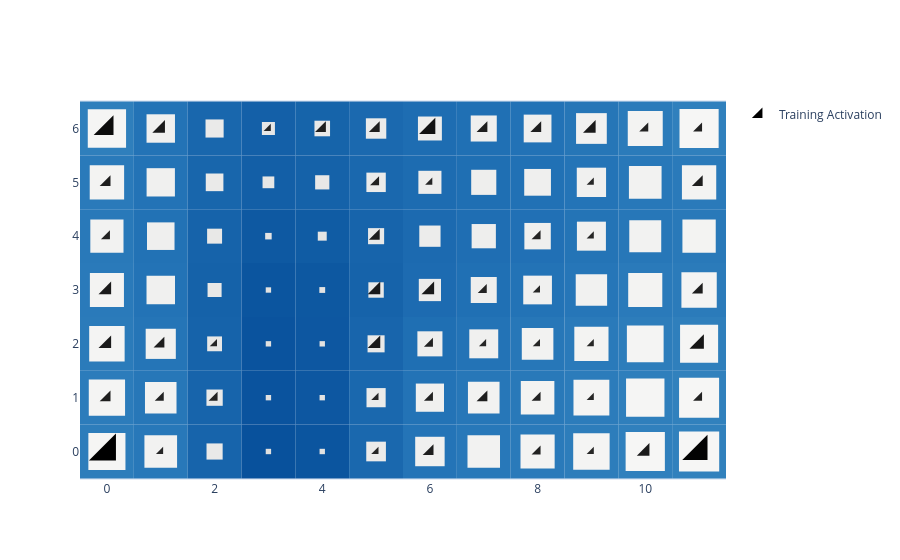

Write notebook code for a chart like this one.
### Code cell
basin.pond(style_name="iceflock") \
    .pad_layer() \
    .petal_layer() \
    .visualize();

### Figure 1 — Plotly figure (JSON) as saved in the notebook; plotly's stock layout.template omitted (floating-point values rounded to 4 significant figures)
{"data": [{"marker": {"color": [12, 1, 1, 3, 2, 1, 4, 11, 3, 2, 2, 1, 2, 3, 2, 1, 2, 4, 3, 1, 4, 2, 1, 1, 1, 5, 4, 4, 4, 2, 1, 3, 2, 3, 2, 1, 3, 2, 1, 1, 3, 8, 4, 1, 3, 3, 6, 3, 3, 4, 2, 2], "colorscale": [[0.0, "rgb(38, 38, 38)"], [0.5, "rgb(16, 16, 16)"], [1.0, "rgb(0, 0, 0)"]], "line": {"width": 0}, "opacity": 1, "size": [30.0, 8.0, 8.0, 12.0, 10.0, 8.0, 14.0, 28.0, 12.0, 10.0, 10.0, 8.0, 10.0, 12.0, 10.0, 8.0, 10.0, 14.0, 12.0, 8.0, 14.0, 10.0, 8.0, 8.0, 8.0, 16.0, 14.0, 14.0, 14.0, 10.0, 8.0, 12.0, 10.0, 12.0, 10.0, 8.0, 12.0, 10.0, 8.0, 8.0, 12.0, 22.0, 14.0, 8.0, 12.0, 12.0, 18.0, 12.0, 12.0, 14.0, 10.0, 10.0], "symbol": "triangle-se"}, "mode": "markers", "name": "Training Activation", "x": [0, 1, 5, 6, 8, 9, 10, 11, 0, 1, 2, 5, 6, 7, 8, 9, 11, 0, 1, 2, 5, 6, 7, 8, 9, 11, 0, 5, 6, 7, 8, 11, 0, 5, 8, 9, 0, 5, 6, 9, 11, 0, 1, 3, 4, 5, 6, 7, 8, 9, 10, 11], "y": [0, 0, 0, 0, 0, 0, 0, 0, 1, 1, 1, 1, 1, 1, 1, 1, 1, 2, 2, 2, 2, 2, 2, 2, 2, 2, 3, 3, 3, 3, 3, 3, 4, 4, 4, 4, 5, 5, 5, 5, 5, 6, 6, 6, 6, 6, 6, 6, 6, 6, 6, 6], "type": "scatter"}], "layout": {"shapes": [{"fillcolor": "rgb(45, 125, 187)", "layer": "between", "line": {"width": 0}, "type": "rect", "x0": -0.5, "x1": 0.5, "xref": "x", "y0": -0.5, "y1": 0.5, "yref": "y"}, {"fillcolor": "rgb(40, 120, 185)", "layer": "between", "line": {"width": 0}, "type": "rect", "x0": 0.5, "x1": 1.5, "xref": "x", "y0": -0.5, "y1": 0.5, "yref": "y"}, {"fillcolor": "rgb(23, 100, 171)", "layer": "between", "line": {"width": 0}, "type": "rect", "x0": 1.5, "x1": 2.5, "xref": "x", "y0": -0.5, "y1": 0.5, "yref": "y"}, {"fillcolor": "rgb(8, 81, 156)", "layer": "between", "line": {"width": 0}, "type": "rect", "x0": 2.5, "x1": 3.5, "xref": "x", "y0": -0.5, "y1": 0.5, "yref": "y"}, {"fillcolor": "rgb(11, 85, 159)", "layer": "between", "line": {"width": 0}, "type": "rect", "x0": 3.5, "x1": 4.5, "xref": "x", "y0": -0.5, "y1": 0.5, "yref": "y"}, {"fillcolor": "rgb(26, 104, 174)", "layer": "between", "line": {"width": 0}, "type": "rect", "x0": 4.5, "x1": 5.5, "xref": "x", "y0": -0.5, "y1": 0.5, "yref": "y"}, {"fillcolor": "rgb(36, 116, 183)", "layer": "between", "line": {"width": 0}, "type": "rect", "x0": 5.5, "x1": 6.5, "xref": "x", "y0": -0.5, "y1": 0.5, "yref": "y"}, {"fillcolor": "rgb(40, 120, 185)", "layer": "between", "line": {"width": 0}, "type": "rect", "x0": 6.5, "x1": 7.5, "xref": "x", "y0": -0.5, "y1": 0.5, "yref": "y"}, {"fillcolor": "rgb(42, 122, 186)", "layer": "between", "line": {"width": 0}, "type": "rect", "x0": 7.5, "x1": 8.5, "xref": "x", "y0": -0.5, "y1": 0.5, "yref": "y"}, {"fillcolor": "rgb(45, 125, 187)", "layer": "between", "line": {"width": 0}, "type": "rect", "x0": 8.5, "x1": 9.5, "xref": "x", "y0": -0.5, "y1": 0.5, "yref": "y"}, {"fillcolor": "rgb(48, 128, 189)", "layer": "between", "line": {"width": 0}, "type": "rect", "x0": 9.5, "x1": 10.5, "xref": "x", "y0": -0.5, "y1": 0.5, "yref": "y"}, {"fillcolor": "rgb(49, 129, 189)", "layer": "between", "line": {"width": 0}, "type": "rect", "x0": 10.5, "x1": 11.5, "xref": "x", "y0": -0.5, "y1": 0.5, "yref": "y"}, {"fillcolor": "rgb(44, 124, 187)", "layer": "between", "line": {"width": 0}, "type": "rect", "x0": -0.5, "x1": 0.5, "xref": "x", "y0": 0.5, "y1": 1.5, "yref": "y"}, {"fillcolor": "rgb(39, 119, 184)", "layer": "between", "line": {"width": 0}, "type": "rect", "x0": 0.5, "x1": 1.5, "xref": "x", "y0": 0.5, "y1": 1.5, "yref": "y"}, {"fillcolor": "rgb(23, 100, 171)", "layer": "between", "line": {"width": 0}, "type": "rect", "x0": 1.5, "x1": 2.5, "xref": "x", "y0": 0.5, "y1": 1.5, "yref": "y"}, {"fillcolor": "rgb(10, 83, 158)", "layer": "between", "line": {"width": 0}, "type": "rect", "x0": 2.5, "x1": 3.5, "xref": "x", "y0": 0.5, "y1": 1.5, "yref": "y"}, {"fillcolor": "rgb(13, 87, 161)", "layer": "between", "line": {"width": 0}, "type": "rect", "x0": 3.5, "x1": 4.5, "xref": "x", "y0": 0.5, "y1": 1.5, "yref": "y"}, {"fillcolor": "rgb(26, 104, 174)", "layer": "between", "line": {"width": 0}, "type": "rect", "x0": 4.5, "x1": 5.5, "xref": "x", "y0": 0.5, "y1": 1.5, "yref": "y"}, {"fillcolor": "rgb(35, 115, 182)", "layer": "between", "line": {"width": 0}, "type": "rect", "x0": 5.5, "x1": 6.5, "xref": "x", "y0": 0.5, "y1": 1.5, "yref": "y"}, {"fillcolor": "rgb(39, 119, 184)", "layer": "between", "line": {"width": 0}, "type": "rect", "x0": 6.5, "x1": 7.5, "xref": "x", "y0": 0.5, "y1": 1.5, "yref": "y"}, {"fillcolor": "rgb(41, 121, 185)", "layer": "between", "line": {"width": 0}, "type": "rect", "x0": 7.5, "x1": 8.5, "xref": "x", "y0": 0.5, "y1": 1.5, "yref": "y"}, {"fillcolor": "rgb(44, 124, 187)", "layer": "between", "line": {"width": 0}, "type": "rect", "x0": 8.5, "x1": 9.5, "xref": "x", "y0": 0.5, "y1": 1.5, "yref": "y"}, {"fillcolor": "rgb(47, 127, 188)", "layer": "between", "line": {"width": 0}, "type": "rect", "x0": 9.5, "x1": 10.5, "xref": "x", "y0": 0.5, "y1": 1.5, "yref": "y"}, {"fillcolor": "rgb(49, 129, 189)", "layer": "between", "line": {"width": 0}, "type": "rect", "x0": 10.5, "x1": 11.5, "xref": "x", "y0": 0.5, "y1": 1.5, "yref": "y"}, {"fillcolor": "rgb(43, 123, 186)", "layer": "between", "line": {"width": 0}, "type": "rect", "x0": -0.5, "x1": 0.5, "xref": "x", "y0": 1.5, "y1": 2.5, "yref": "y"}, {"fillcolor": "rgb(37, 117, 183)", "layer": "between", "line": {"width": 0}, "type": "rect", "x0": 0.5, "x1": 1.5, "xref": "x", "y0": 1.5, "y1": 2.5, "yref": "y"}, {"fillcolor": "rgb(22, 99, 170)", "layer": "between", "line": {"width": 0}, "type": "rect", "x0": 1.5, "x1": 2.5, "xref": "x", "y0": 1.5, "y1": 2.5, "yref": "y"}, {"fillcolor": "rgb(10, 83, 158)", "layer": "between", "line": {"width": 0}, "type": "rect", "x0": 2.5, "x1": 3.5, "xref": "x", "y0": 1.5, "y1": 2.5, "yref": "y"}, {"fillcolor": "rgb(13, 87, 161)", "layer": "between", "line": {"width": 0}, "type": "rect", "x0": 3.5, "x1": 4.5, "xref": "x", "y0": 1.5, "y1": 2.5, "yref": "y"}, {"fillcolor": "rgb(24, 101, 172)", "layer": "between", "line": {"width": 0}, "type": "rect", "x0": 4.5, "x1": 5.5, "xref": "x", "y0": 1.5, "y1": 2.5, "yref": "y"}, {"fillcolor": "rgb(31, 111, 179)", "layer": "between", "line": {"width": 0}, "type": "rect", "x0": 5.5, "x1": 6.5, "xref": "x", "y0": 1.5, "y1": 2.5, "yref": "y"}, {"fillcolor": "rgb(35, 115, 182)", "layer": "between", "line": {"width": 0}, "type": "rect", "x0": 6.5, "x1": 7.5, "xref": "x", "y0": 1.5, "y1": 2.5, "yref": "y"}, {"fillcolor": "rgb(39, 119, 184)", "layer": "between", "line": {"width": 0}, "type": "rect", "x0": 7.5, "x1": 8.5, "xref": "x", "y0": 1.5, "y1": 2.5, "yref": "y"}, {"fillcolor": "rgb(42, 122, 186)", "layer": "between", "line": {"width": 0}, "type": "rect", "x0": 8.5, "x1": 9.5, "xref": "x", "y0": 1.5, "y1": 2.5, "yref": "y"}, {"fillcolor": "rgb(45, 125, 187)", "layer": "between", "line": {"width": 0}, "type": "rect", "x0": 9.5, "x1": 10.5, "xref": "x", "y0": 1.5, "y1": 2.5, "yref": "y"}, {"fillcolor": "rgb(47, 127, 188)", "layer": "between", "line": {"width": 0}, "type": "rect", "x0": 10.5, "x1": 11.5, "xref": "x", "y0": 1.5, "y1": 2.5, "yref": "y"}, {"fillcolor": "rgb(42, 122, 186)", "layer": "between", "line": {"width": 0}, "type": "rect", "x0": -0.5, "x1": 0.5, "xref": "x", "y0": 2.5, "y1": 3.5, "yref": "y"}, {"fillcolor": "rgb(35, 115, 182)", "layer": "between", "line": {"width": 0}, "type": "rect", "x0": 0.5, "x1": 1.5, "xref": "x", "y0": 2.5, "y1": 3.5, "yref": "y"}, {"fillcolor": "rgb(21, 98, 169)", "layer": "between", "line": {"width": 0}, "type": "rect", "x0": 1.5, "x1": 2.5, "xref": "x", "y0": 2.5, "y1": 3.5, "yref": "y"}, {"fillcolor": "rgb(11, 85, 159)", "layer": "between", "line": {"width": 0}, "type": "rect", "x0": 2.5, "x1": 3.5, "xref": "x", "y0": 2.5, "y1": 3.5, "yref": "y"}, {"fillcolor": "rgb(13, 88, 161)", "layer": "between", "line": {"width": 0}, "type": "rect", "x0": 3.5, "x1": 4.5, "xref": "x", "y0": 2.5, "y1": 3.5, "yref": "y"}, {"fillcolor": "rgb(22, 99, 170)", "layer": "between", "line": {"width": 0}, "type": "rect", "x0": 4.5, "x1": 5.5, "xref": "x", "y0": 2.5, "y1": 3.5, "yref": "y"}, {"fillcolor": "rgb(29, 107, 177)", "layer": "between", "line": {"width": 0}, "type": "rect", "x0": 5.5, "x1": 6.5, "xref": "x", "y0": 2.5, "y1": 3.5, "yref": "y"}, {"fillcolor": "rgb(32, 112, 180)", "layer": "between", "line": {"width": 0}, "type": "rect", "x0": 6.5, "x1": 7.5, "xref": "x", "y0": 2.5, "y1": 3.5, "yref": "y"}, {"fillcolor": "rgb(35, 115, 182)", "layer": "between", "line": {"width": 0}, "type": "rect", "x0": 7.5, "x1": 8.5, "xref": "x", "y0": 2.5, "y1": 3.5, "yref": "y"}, {"fillcolor": "rgb(38, 118, 184)", "layer": "between", "line": {"width": 0}, "type": "rect", "x0": 8.5, "x1": 9.5, "xref": "x", "y0": 2.5, "y1": 3.5, "yref": "y"}, {"fillcolor": "rgb(42, 122, 186)", "layer": "between", "line": {"width": 0}, "type": "rect", "x0": 9.5, "x1": 10.5, "xref": "x", "y0": 2.5, "y1": 3.5, "yref": "y"}, {"fillcolor": "rgb(43, 123, 186)", "layer": "between", "line": {"width": 0}, "type": "rect", "x0": 10.5, "x1": 11.5, "xref": "x", "y0": 2.5, "y1": 3.5, "yref": "y"}, {"fillcolor": "rgb(41, 121, 185)", "layer": "between", "line": {"width": 0}, "type": "rect", "x0": -0.5, "x1": 0.5, "xref": "x", "y0": 3.5, "y1": 4.5, "yref": "y"}, {"fillcolor": "rgb(34, 114, 181)", "layer": "between", "line": {"width": 0}, "type": "rect", "x0": 0.5, "x1": 1.5, "xref": "x", "y0": 3.5, "y1": 4.5, "yref": "y"}, {"fillcolor": "rgb(22, 99, 170)", "layer": "between", "line": {"width": 0}, "type": "rect", "x0": 1.5, "x1": 2.5, "xref": "x", "y0": 3.5, "y1": 4.5, "yref": "y"}, {"fillcolor": "rgb(14, 89, 162)", "layer": "between", "line": {"width": 0}, "type": "rect", "x0": 2.5, "x1": 3.5, "xref": "x", "y0": 3.5, "y1": 4.5, "yref": "y"}, {"fillcolor": "rgb(16, 92, 164)", "layer": "between", "line": {"width": 0}, "type": "rect", "x0": 3.5, "x1": 4.5, "xref": "x", "y0": 3.5, "y1": 4.5, "yref": "y"}, {"fillcolor": "rgb(23, 100, 171)", "layer": "between", "line": {"width": 0}, "type": "rect", "x0": 4.5, "x1": 5.5, "xref": "x", "y0": 3.5, "y1": 4.5, "yref": "y"}, {"fillcolor": "rgb(28, 106, 176)", "layer": "between", "line": {"width": 0}, "type": "rect", "x0": 5.5, "x1": 6.5, "xref": "x", "y0": 3.5, "y1": 4.5, "yref": "y"}, {"fillcolor": "rgb(31, 110, 179)", "layer": "between", "line": {"width": 0}, "type": "rect", "x0": 6.5, "x1": 7.5, "xref": "x", "y0": 3.5, "y1": 4.5, "yref": "y"}, {"fillcolor": "rgb(33, 112, 181)", "layer": "between", "line": {"width": 0}, "type": "rect", "x0": 7.5, "x1": 8.5, "xref": "x", "y0": 3.5, "y1": 4.5, "yref": "y"}, {"fillcolor": "rgb(36, 116, 182)", "layer": "between", "line": {"width": 0}, "type": "rect", "x0": 8.5, "x1": 9.5, "xref": "x", "y0": 3.5, "y1": 4.5, "yref": "y"}, {"fillcolor": "rgb(39, 119, 184)", "layer": "between", "line": {"width": 0}, "type": "rect", "x0": 9.5, "x1": 10.5, "xref": "x", "y0": 3.5, "y1": 4.5, "yref": "y"}, {"fillcolor": "rgb(41, 121, 185)", "layer": "between", "line": {"width": 0}, "type": "rect", "x0": 10.5, "x1": 11.5, "xref": "x", "y0": 3.5, "y1": 4.5, "yref": "y"}, {"fillcolor": "rgb(42, 122, 186)", "layer": "between", "line": {"width": 0}, "type": "rect", "x0": -0.5, "x1": 0.5, "xref": "x", "y0": 4.5, "y1": 5.5, "yref": "y"}, {"fillcolor": "rgb(35, 115, 182)", "layer": "between", "line": {"width": 0}, "type": "rect", "x0": 0.5, "x1": 1.5, "xref": "x", "y0": 4.5, "y1": 5.5, "yref": "y"}, {"fillcolor": "rgb(24, 102, 172)", "layer": "between", "line": {"width": 0}, "type": "rect", "x0": 1.5, "x1": 2.5, "xref": "x", "y0": 4.5, "y1": 5.5, "yref": "y"}, {"fillcolor": "rgb(19, 95, 167)", "layer": "between", "line": {"width": 0}, "type": "rect", "x0": 2.5, "x1": 3.5, "xref": "x", "y0": 4.5, "y1": 5.5, "yref": "y"}, {"fillcolor": "rgb(21, 98, 169)", "layer": "between", "line": {"width": 0}, "type": "rect", "x0": 3.5, "x1": 4.5, "xref": "x", "y0": 4.5, "y1": 5.5, "yref": "y"}, {"fillcolor": "rgb(26, 104, 174)", "layer": "between", "line": {"width": 0}, "type": "rect", "x0": 4.5, "x1": 5.5, "xref": "x", "y0": 4.5, "y1": 5.5, "yref": "y"}, {"fillcolor": "rgb(29, 108, 177)", "layer": "between", "line": {"width": 0}, "type": "rect", "x0": 5.5, "x1": 6.5, "xref": "x", "y0": 4.5, "y1": 5.5, "yref": "y"}, {"fillcolor": "rgb(31, 111, 179)", "layer": "between", "line": {"width": 0}, "type": "rect", "x0": 6.5, "x1": 7.5, "xref": "x", "y0": 4.5, "y1": 5.5, "yref": "y"}, {"fillcolor": "rgb(33, 113, 181)", "layer": "between", "line": {"width": 0}, "type": "rect", "x0": 7.5, "x1": 8.5, "xref": "x", "y0": 4.5, "y1": 5.5, "yref": "y"}, {"fillcolor": "rgb(36, 116, 183)", "layer": "between", "line": {"width": 0}, "type": "rect", "x0": 8.5, "x1": 9.5, "xref": "x", "y0": 4.5, "y1": 5.5, "yref": "y"}, {"fillcolor": "rgb(40, 120, 185)", "layer": "between", "line": {"width": 0}, "type": "rect", "x0": 9.5, "x1": 10.5, "xref": "x", "y0": 4.5, "y1": 5.5, "yref": "y"}, {"fillcolor": "rgb(42, 122, 186)", "layer": "between", "line": {"width": 0}, "type": "rect", "x0": 10.5, "x1": 11.5, "xref": "x", "y0": 4.5, "y1": 5.5, "yref": "y"}, {"fillcolor": "rgb(47, 127, 188)", "layer": "between", "line": {"width": 0}, "type": "rect", "x0": -0.5, "x1": 0.5, "xref": "x", "y0": 5.5, "y1": 6.5, "yref": "y"}, {"fillcolor": "rgb(35, 115, 182)", "layer": "between", "line": {"width": 0}, "type": "rect", "x0": 0.5, "x1": 1.5, "xref": "x", "y0": 5.5, "y1": 6.5, "yref": "y"}, {"fillcolor": "rgb(25, 103, 173)", "layer": "between", "line": {"width": 0}, "type": "rect", "x0": 1.5, "x1": 2.5, "xref": "x", "y0": 5.5, "y1": 6.5, "yref": "y"}, {"fillcolor": "rgb(20, 96, 168)", "layer": "between", "line": {"width": 0}, "type": "rect", "x0": 2.5, "x1": 3.5, "xref": "x", "y0": 5.5, "y1": 6.5, "yref": "y"}, {"fillcolor": "rgb(22, 100, 170)", "layer": "between", "line": {"width": 0}, "type": "rect", "x0": 3.5, "x1": 4.5, "xref": "x", "y0": 5.5, "y1": 6.5, "yref": "y"}, {"fillcolor": "rgb(27, 105, 175)", "layer": "between", "line": {"width": 0}, "type": "rect", "x0": 4.5, "x1": 5.5, "xref": "x", "y0": 5.5, "y1": 6.5, "yref": "y"}, {"fillcolor": "rgb(30, 109, 178)", "layer": "between", "line": {"width": 0}, "type": "rect", "x0": 5.5, "x1": 6.5, "xref": "x", "y0": 5.5, "y1": 6.5, "yref": "y"}, {"fillcolor": "rgb(32, 112, 180)", "layer": "between", "line": {"width": 0}, "type": "rect", "x0": 6.5, "x1": 7.5, "xref": "x", "y0": 5.5, "y1": 6.5, "yref": "y"}, {"fillcolor": "rgb(34, 114, 182)", "layer": "between", "line": {"width": 0}, "type": "rect", "x0": 7.5, "x1": 8.5, "xref": "x", "y0": 5.5, "y1": 6.5, "yref": "y"}, {"fillcolor": "rgb(38, 118, 183)", "layer": "between", "line": {"width": 0}, "type": "rect", "x0": 8.5, "x1": 9.5, "xref": "x", "y0": 5.5, "y1": 6.5, "yref": "y"}, {"fillcolor": "rgb(43, 123, 186)", "layer": "between", "line": {"width": 0}, "type": "rect", "x0": 9.5, "x1": 10.5, "xref": "x", "y0": 5.5, "y1": 6.5, "yref": "y"}, {"fillcolor": "rgb(48, 128, 189)", "layer": "between", "line": {"width": 0}, "type": "rect", "x0": 10.5, "x1": 11.5, "xref": "x", "y0": 5.5, "y1": 6.5, "yref": "y"}, {"fillcolor": "rgb(245, 245, 244)", "layer": "between", "line": {"width": 0}, "type": "rect", "x0": -0.3445, "x1": 0.3445, "xref": "x", "y0": -0.3445, "y1": 0.3445, "yref": "y"}, {"fillcolor": "rgb(242, 242, 241)", "layer": "between", "line": {"width": 0}, "type": "rect", "x0": 0.6966, "x1": 1.303, "xref": "x", "y0": -0.3034, "y1": 0.3034, "yref": "y"}, {"fillcolor": "rgb(233, 233, 232)", "layer": "between", "line": {"width": 0}, "type": "rect", "x0": 1.85, "x1": 2.15, "xref": "x", "y0": -0.15, "y1": 0.15, "yref": "y"}, {"fillcolor": "rgb(224, 224, 223)", "layer": "between", "line": {"width": 0}, "type": "rect", "x0": 2.95, "x1": 3.05, "xref": "x", "y0": -0.05, "y1": 0.05, "yref": "y"}, {"fillcolor": "rgb(226, 226, 225)", "layer": "between", "line": {"width": 0}, "type": "rect", "x0": 3.95, "x1": 4.05, "xref": "x", "y0": -0.05, "y1": 0.05, "yref": "y"}, {"fillcolor": "rgb(235, 235, 234)", "layer": "between", "line": {"width": 0}, "type": "rect", "x0": 4.817, "x1": 5.183, "xref": "x", "y0": -0.1827, "y1": 0.1827, "yref": "y"}, {"fillcolor": "rgb(240, 240, 239)", "layer": "between", "line": {"width": 0}, "type": "rect", "x0": 5.726, "x1": 6.274, "xref": "x", "y0": -0.2735, "y1": 0.2735, "yref": "y"}, {"fillcolor": "rgb(242, 242, 241)", "layer": "between", "line": {"width": 0}, "type": "rect", "x0": 6.698, "x1": 7.302, "xref": "x", "y0": -0.3021, "y1": 0.3021, "yref": "y"}, {"fillcolor": "rgb(243, 243, 242)", "layer": "between", "line": {"width": 0}, "type": "rect", "x0": 7.683, "x1": 8.317, "xref": "x", "y0": -0.3172, "y1": 0.3172, "yref": "y"}, {"fillcolor": "rgb(244, 244, 243)", "layer": "between", "line": {"width": 0}, "type": "rect", "x0": 8.662, "x1": 9.338, "xref": "x", "y0": -0.3384, "y1": 0.3384, "yref": "y"}, {"fillcolor": "rgb(246, 246, 245)", "layer": "between", "line": {"width": 0}, "type": "rect", "x0": 9.636, "x1": 10.36, "xref": "x", "y0": -0.3644, "y1": 0.3644, "yref": "y"}, {"fillcolor": "rgb(246, 246, 245)", "layer": "between", "line": {"width": 0}, "type": "rect", "x0": 10.63, "x1": 11.37, "xref": "x", "y0": -0.3737, "y1": 0.3737, "yref": "y"}, {"fillcolor": "rgb(244, 244, 243)", "layer": "between", "line": {"width": 0}, "type": "rect", "x0": -0.337, "x1": 0.337, "xref": "x", "y0": 0.663, "y1": 1.337, "yref": "y"}, {"fillcolor": "rgb(242, 242, 241)", "layer": "between", "line": {"width": 0}, "type": "rect", "x0": 0.7071, "x1": 1.293, "xref": "x", "y0": 0.7071, "y1": 1.293, "yref": "y"}, {"fillcolor": "rgb(233, 233, 232)", "layer": "between", "line": {"width": 0}, "type": "rect", "x0": 1.849, "x1": 2.151, "xref": "x", "y0": 0.8487, "y1": 1.151, "yref": "y"}, {"fillcolor": "rgb(225, 225, 224)", "layer": "between", "line": {"width": 0}, "type": "rect", "x0": 2.95, "x1": 3.05, "xref": "x", "y0": 0.95, "y1": 1.05, "yref": "y"}, {"fillcolor": "rgb(227, 227, 226)", "layer": "between", "line": {"width": 0}, "type": "rect", "x0": 3.95, "x1": 4.05, "xref": "x", "y0": 0.95, "y1": 1.05, "yref": "y"}, {"fillcolor": "rgb(235, 235, 234)", "layer": "between", "line": {"width": 0}, "type": "rect", "x0": 4.822, "x1": 5.178, "xref": "x", "y0": 0.8219, "y1": 1.178, "yref": "y"}, {"fillcolor": "rgb(240, 240, 239)", "layer": "between", "line": {"width": 0}, "type": "rect", "x0": 5.738, "x1": 6.262, "xref": "x", "y0": 0.738, "y1": 1.262, "yref": "y"}, {"fillcolor": "rgb(242, 242, 241)", "layer": "between", "line": {"width": 0}, "type": "rect", "x0": 6.706, "x1": 7.294, "xref": "x", "y0": 0.7065, "y1": 1.294, "yref": "y"}, {"fillcolor": "rgb(243, 243, 242)", "layer": "between", "line": {"width": 0}, "type": "rect", "x0": 7.688, "x1": 8.312, "xref": "x", "y0": 0.6882, "y1": 1.312, "yref": "y"}, {"fillcolor": "rgb(244, 244, 243)", "layer": "between", "line": {"width": 0}, "type": "rect", "x0": 8.667, "x1": 9.333, "xref": "x", "y0": 0.6669, "y1": 1.333, "yref": "y"}, {"fillcolor": "rgb(245, 245, 244)", "layer": "between", "line": {"width": 0}, "type": "rect", "x0": 9.643, "x1": 10.36, "xref": "x", "y0": 0.6433, "y1": 1.357, "yref": "y"}, {"fillcolor": "rgb(246, 246, 245)", "layer": "between", "line": {"width": 0}, "type": "rect", "x0": 10.63, "x1": 11.37, "xref": "x", "y0": 0.6282, "y1": 1.372, "yref": "y"}, {"fillcolor": "rgb(244, 244, 243)", "layer": "between", "line": {"width": 0}, "type": "rect", "x0": -0.3293, "x1": 0.3293, "xref": "x", "y0": 1.671, "y1": 2.329, "yref": "y"}, {"fillcolor": "rgb(241, 241, 240)", "layer": "between", "line": {"width": 0}, "type": "rect", "x0": 0.72, "x1": 1.28, "xref": "x", "y0": 1.72, "y1": 2.28, "yref": "y"}, {"fillcolor": "rgb(232, 232, 231)", "layer": "between", "line": {"width": 0}, "type": "rect", "x0": 1.862, "x1": 2.138, "xref": "x", "y0": 1.862, "y1": 2.138, "yref": "y"}, {"fillcolor": "rgb(225, 225, 224)", "layer": "between", "line": {"width": 0}, "type": "rect", "x0": 2.95, "x1": 3.05, "xref": "x", "y0": 1.95, "y1": 2.05, "yref": "y"}, {"fillcolor": "rgb(227, 227, 226)", "layer": "between", "line": {"width": 0}, "type": "rect", "x0": 3.95, "x1": 4.05, "xref": "x", "y0": 1.95, "y1": 2.05, "yref": "y"}, {"fillcolor": "rgb(233, 233, 232)", "layer": "between", "line": {"width": 0}, "type": "rect", "x0": 4.842, "x1": 5.158, "xref": "x", "y0": 1.842, "y1": 2.158, "yref": "y"}, {"fillcolor": "rgb(238, 238, 237)", "layer": "between", "line": {"width": 0}, "type": "rect", "x0": 5.767, "x1": 6.233, "xref": "x", "y0": 1.767, "y1": 2.233, "yref": "y"}, {"fillcolor": "rgb(240, 240, 239)", "layer": "between", "line": {"width": 0}, "type": "rect", "x0": 6.731, "x1": 7.269, "xref": "x", "y0": 1.731, "y1": 2.269, "yref": "y"}, {"fillcolor": "rgb(242, 242, 241)", "layer": "between", "line": {"width": 0}, "type": "rect", "x0": 7.707, "x1": 8.293, "xref": "x", "y0": 1.707, "y1": 2.293, "yref": "y"}, {"fillcolor": "rgb(243, 243, 242)", "layer": "between", "line": {"width": 0}, "type": "rect", "x0": 8.682, "x1": 9.318, "xref": "x", "y0": 1.682, "y1": 2.318, "yref": "y"}, {"fillcolor": "rgb(244, 244, 243)", "layer": "between", "line": {"width": 0}, "type": "rect", "x0": 9.659, "x1": 10.34, "xref": "x", "y0": 1.659, "y1": 2.341, "yref": "y"}, {"fillcolor": "rgb(245, 245, 244)", "layer": "between", "line": {"width": 0}, "type": "rect", "x0": 10.65, "x1": 11.35, "xref": "x", "y0": 1.647, "y1": 2.353, "yref": "y"}, {"fillcolor": "rgb(243, 243, 242)", "layer": "between", "line": {"width": 0}, "type": "rect", "x0": -0.3164, "x1": 0.3164, "xref": "x", "y0": 2.684, "y1": 3.316, "yref": "y"}, {"fillcolor": "rgb(240, 240, 239)", "layer": "between", "line": {"width": 0}, "type": "rect", "x0": 0.7355, "x1": 1.265, "xref": "x", "y0": 2.735, "y1": 3.265, "yref": "y"}, {"fillcolor": "rgb(232, 232, 231)", "layer": "between", "line": {"width": 0}, "type": "rect", "x0": 1.869, "x1": 2.131, "xref": "x", "y0": 2.869, "y1": 3.131, "yref": "y"}, {"fillcolor": "rgb(226, 226, 225)", "layer": "between", "line": {"width": 0}, "type": "rect", "x0": 2.95, "x1": 3.05, "xref": "x", "y0": 2.95, "y1": 3.05, "yref": "y"}, {"fillcolor": "rgb(227, 227, 226)", "layer": "between", "line": {"width": 0}, "type": "rect", "x0": 3.946, "x1": 4.054, "xref": "x", "y0": 2.946, "y1": 3.054, "yref": "y"}, {"fillcolor": "rgb(233, 233, 232)", "layer": "between", "line": {"width": 0}, "type": "rect", "x0": 4.857, "x1": 5.143, "xref": "x", "y0": 2.857, "y1": 3.143, "yref": "y"}, {"fillcolor": "rgb(236, 236, 235)", "layer": "between", "line": {"width": 0}, "type": "rect", "x0": 5.793, "x1": 6.207, "xref": "x", "y0": 2.793, "y1": 3.207, "yref": "y"}, {"fillcolor": "rgb(238, 238, 237)", "layer": "between", "line": {"width": 0}, "type": "rect", "x0": 6.759, "x1": 7.241, "xref": "x", "y0": 2.759, "y1": 3.241, "yref": "y"}, {"fillcolor": "rgb(240, 240, 239)", "layer": "between", "line": {"width": 0}, "type": "rect", "x0": 7.733, "x1": 8.267, "xref": "x", "y0": 2.733, "y1": 3.267, "yref": "y"}, {"fillcolor": "rgb(241, 241, 240)", "layer": "between", "line": {"width": 0}, "type": "rect", "x0": 8.708, "x1": 9.292, "xref": "x", "y0": 2.708, "y1": 3.292, "yref": "y"}, {"fillcolor": "rgb(243, 243, 242)", "layer": "between", "line": {"width": 0}, "type": "rect", "x0": 9.683, "x1": 10.32, "xref": "x", "y0": 2.683, "y1": 3.317, "yref": "y"}, {"fillcolor": "rgb(244, 244, 243)", "layer": "between", "line": {"width": 0}, "type": "rect", "x0": 10.67, "x1": 11.33, "xref": "x", "y0": 2.672, "y1": 3.328, "yref": "y"}, {"fillcolor": "rgb(242, 242, 241)", "layer": "between", "line": {"width": 0}, "type": "rect", "x0": -0.3083, "x1": 0.3083, "xref": "x", "y0": 3.692, "y1": 4.308, "yref": "y"}, {"fillcolor": "rgb(239, 239, 238)", "layer": "between", "line": {"width": 0}, "type": "rect", "x0": 0.744, "x1": 1.256, "xref": "x", "y0": 3.744, "y1": 4.256, "yref": "y"}, {"fillcolor": "rgb(232, 232, 231)", "layer": "between", "line": {"width": 0}, "type": "rect", "x0": 1.861, "x1": 2.139, "xref": "x", "y0": 3.861, "y1": 4.139, "yref": "y"}, {"fillcolor": "rgb(228, 228, 227)", "layer": "between", "line": {"width": 0}, "type": "rect", "x0": 2.939, "x1": 3.061, "xref": "x", "y0": 3.939, "y1": 4.061, "yref": "y"}, {"fillcolor": "rgb(229, 229, 228)", "layer": "between", "line": {"width": 0}, "type": "rect", "x0": 3.917, "x1": 4.083, "xref": "x", "y0": 3.917, "y1": 4.083, "yref": "y"}, {"fillcolor": "rgb(233, 233, 232)", "layer": "between", "line": {"width": 0}, "type": "rect", "x0": 4.851, "x1": 5.149, "xref": "x", "y0": 3.851, "y1": 4.149, "yref": "y"}, {"fillcolor": "rgb(236, 236, 235)", "layer": "between", "line": {"width": 0}, "type": "rect", "x0": 5.802, "x1": 6.198, "xref": "x", "y0": 3.802, "y1": 4.198, "yref": "y"}, {"fillcolor": "rgb(238, 238, 237)", "layer": "between", "line": {"width": 0}, "type": "rect", "x0": 6.775, "x1": 7.225, "xref": "x", "y0": 3.775, "y1": 4.225, "yref": "y"}, {"fillcolor": "rgb(239, 239, 238)", "layer": "between", "line": {"width": 0}, "type": "rect", "x0": 7.754, "x1": 8.246, "xref": "x", "y0": 3.754, "y1": 4.246, "yref": "y"}, {"fillcolor": "rgb(240, 240, 239)", "layer": "between", "line": {"width": 0}, "type": "rect", "x0": 8.731, "x1": 9.269, "xref": "x", "y0": 3.731, "y1": 4.269, "yref": "y"}, {"fillcolor": "rgb(242, 242, 241)", "layer": "between", "line": {"width": 0}, "type": "rect", "x0": 9.703, "x1": 10.3, "xref": "x", "y0": 3.703, "y1": 4.297, "yref": "y"}, {"fillcolor": "rgb(243, 243, 242)", "layer": "between", "line": {"width": 0}, "type": "rect", "x0": 10.69, "x1": 11.31, "xref": "x", "y0": 3.691, "y1": 4.309, "yref": "y"}, {"fillcolor": "rgb(243, 243, 242)", "layer": "between", "line": {"width": 0}, "type": "rect", "x0": -0.3195, "x1": 0.3195, "xref": "x", "y0": 4.681, "y1": 5.319, "yref": "y"}, {"fillcolor": "rgb(240, 240, 239)", "layer": "between", "line": {"width": 0}, "type": "rect", "x0": 0.737, "x1": 1.263, "xref": "x", "y0": 4.737, "y1": 5.263, "yref": "y"}, {"fillcolor": "rgb(234, 234, 233)", "layer": "between", "line": {"width": 0}, "type": "rect", "x0": 1.836, "x1": 2.164, "xref": "x", "y0": 4.836, "y1": 5.164, "yref": "y"}, {"fillcolor": "rgb(231, 231, 230)", "layer": "between", "line": {"width": 0}, "type": "rect", "x0": 2.891, "x1": 3.109, "xref": "x", "y0": 4.891, "y1": 5.109, "yref": "y"}, {"fillcolor": "rgb(232, 232, 231)", "layer": "between", "line": {"width": 0}, "type": "rect", "x0": 3.868, "x1": 4.132, "xref": "x", "y0": 4.868, "y1": 5.132, "yref": "y"}, {"fillcolor": "rgb(235, 235, 234)", "layer": "between", "line": {"width": 0}, "type": "rect", "x0": 4.82, "x1": 5.18, "xref": "x", "y0": 4.82, "y1": 5.18, "yref": "y"}, {"fillcolor": "rgb(237, 237, 236)", "layer": "between", "line": {"width": 0}, "type": "rect", "x0": 5.786, "x1": 6.214, "xref": "x", "y0": 4.786, "y1": 5.214, "yref": "y"}, {"fillcolor": "rgb(238, 238, 237)", "layer": "between", "line": {"width": 0}, "type": "rect", "x0": 6.767, "x1": 7.233, "xref": "x", "y0": 4.767, "y1": 5.233, "yref": "y"}, {"fillcolor": "rgb(239, 239, 238)", "layer": "between", "line": {"width": 0}, "type": "rect", "x0": 7.752, "x1": 8.248, "xref": "x", "y0": 4.752, "y1": 5.248, "yref": "y"}, {"fillcolor": "rgb(240, 240, 239)", "layer": "between", "line": {"width": 0}, "type": "rect", "x0": 8.728, "x1": 9.272, "xref": "x", "y0": 4.728, "y1": 5.272, "yref": "y"}, {"fillcolor": "rgb(242, 242, 241)", "layer": "between", "line": {"width": 0}, "type": "rect", "x0": 9.697, "x1": 10.3, "xref": "x", "y0": 4.697, "y1": 5.303, "yref": "y"}, {"fillcolor": "rgb(243, 243, 242)", "layer": "between", "line": {"width": 0}, "type": "rect", "x0": 10.68, "x1": 11.32, "xref": "x", "y0": 4.681, "y1": 5.319, "yref": "y"}, {"fillcolor": "rgb(245, 245, 244)", "layer": "between", "line": {"width": 0}, "type": "rect", "x0": -0.3556, "x1": 0.3556, "xref": "x", "y0": 5.644, "y1": 6.356, "yref": "y"}, {"fillcolor": "rgb(240, 240, 239)", "layer": "between", "line": {"width": 0}, "type": "rect", "x0": 0.7358, "x1": 1.264, "xref": "x", "y0": 5.736, "y1": 6.264, "yref": "y"}, {"fillcolor": "rgb(234, 234, 233)", "layer": "between", "line": {"width": 0}, "type": "rect", "x0": 1.832, "x1": 2.168, "xref": "x", "y0": 5.832, "y1": 6.168, "yref": "y"}, {"fillcolor": "rgb(231, 231, 230)", "layer": "between", "line": {"width": 0}, "type": "rect", "x0": 2.879, "x1": 3.121, "xref": "x", "y0": 5.879, "y1": 6.121, "yref": "y"}, {"fillcolor": "rgb(233, 233, 232)", "layer": "between", "line": {"width": 0}, "type": "rect", "x0": 3.855, "x1": 4.145, "xref": "x", "y0": 5.855, "y1": 6.145, "yref": "y"}, {"fillcolor": "rgb(235, 235, 234)", "layer": "between", "line": {"width": 0}, "type": "rect", "x0": 4.811, "x1": 5.189, "xref": "x", "y0": 5.811, "y1": 6.189, "yref": "y"}, {"fillcolor": "rgb(237, 237, 236)", "layer": "between", "line": {"width": 0}, "type": "rect", "x0": 5.778, "x1": 6.222, "xref": "x", "y0": 5.778, "y1": 6.222, "yref": "y"}, {"fillcolor": "rgb(239, 239, 238)", "layer": "between", "line": {"width": 0}, "type": "rect", "x0": 6.758, "x1": 7.242, "xref": "x", "y0": 5.758, "y1": 6.242, "yref": "y"}, {"fillcolor": "rgb(239, 239, 238)", "layer": "between", "line": {"width": 0}, "type": "rect", "x0": 7.742, "x1": 8.258, "xref": "x", "y0": 5.742, "y1": 6.258, "yref": "y"}, {"fillcolor": "rgb(241, 241, 240)", "layer": "between", "line": {"width": 0}, "type": "rect", "x0": 8.715, "x1": 9.285, "xref": "x", "y0": 5.715, "y1": 6.285, "yref": "y"}, {"fillcolor": "rgb(243, 243, 242)", "layer": "between", "line": {"width": 0}, "type": "rect", "x0": 9.675, "x1": 10.32, "xref": "x", "y0": 5.675, "y1": 6.325, "yref": "y"}, {"fillcolor": "rgb(246, 246, 245)", "layer": "between", "line": {"width": 0}, "type": "rect", "x0": 10.64, "x1": 11.36, "xref": "x", "y0": 5.636, "y1": 6.364, "yref": "y"}], "xaxis": {"range": [-0.5, 11.5], "scaleanchor": "y", "constrain": "domain", "zeroline": false, "showgrid": false}, "yaxis": {"range": [-0.5, 6.5], "zeroline": false, "showgrid": false}, "autosize": true, "showlegend": true}}
